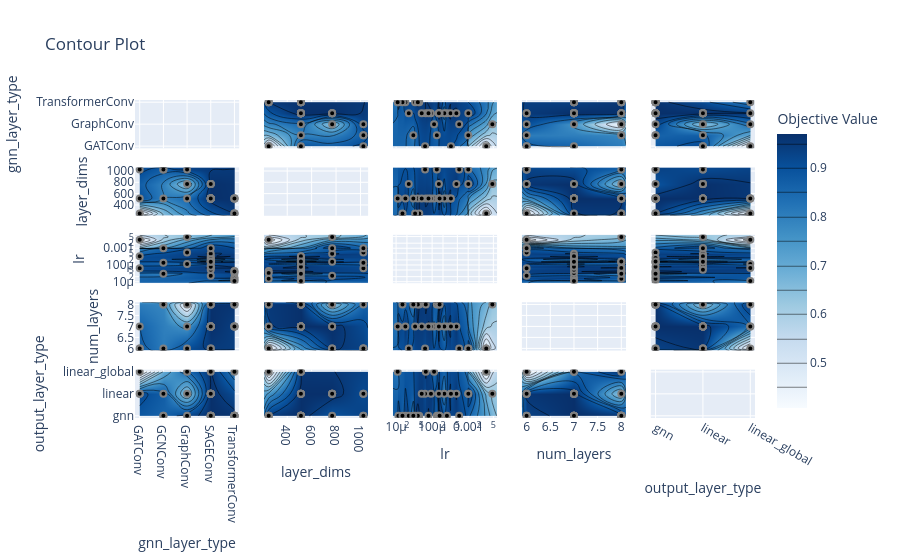

The cell this chart's notebook holds for it:
### Code cell
if use_optuna:
    display(optuna.visualization.plot_contour(study))
